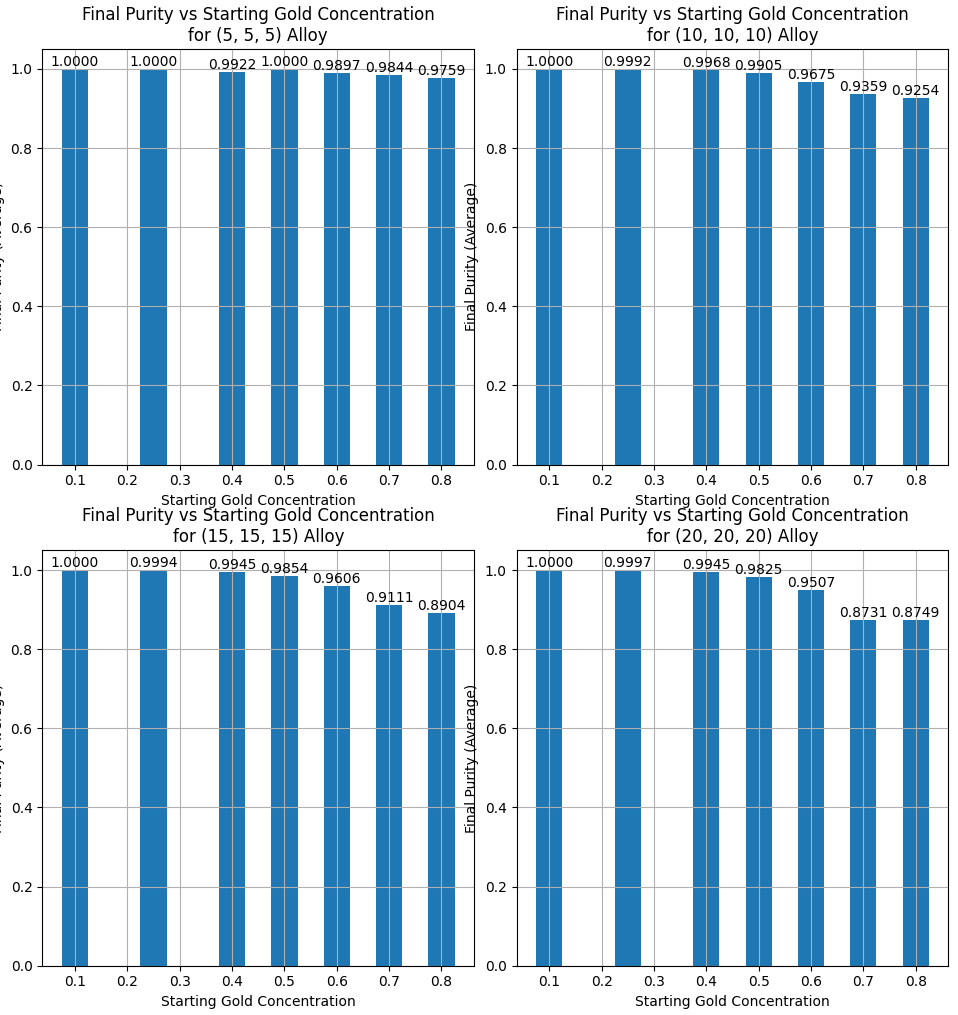

Recreate this plot in Python.
import numpy as np
import matplotlib.pyplot as plt
import inquarting

sizes = [(5, 5, 5), (10, 10, 10), (15, 15, 15), (20, 20, 20)]
gold_ratios = [0.1, 0.25, 0.4, 0.5, 0.6, 0.7, 0.8]
impurity_ratio = 0.01
num_simulations = 10

purity_results = {size: {gold_ratio: [] for gold_ratio in gold_ratios} for size in sizes}

# run the simulation
for size in sizes:
    for gold_ratio in gold_ratios:
        for _ in range(num_simulations):
            alloy_mixture = inquarting.create_alloy_array(size, gold_ratio, 1 - gold_ratio - impurity_ratio, impurity_ratio)
            dissolved_alloy = inquarting.simulate_nitric_acid(alloy_mixture.copy())
            num_gold = np.count_nonzero(dissolved_alloy == 1)
            num_silver_dissolved = np.count_nonzero(dissolved_alloy == 2)
            num_silver = np.count_nonzero(alloy_mixture == 0)
            num_remaining = num_gold + num_silver - num_silver_dissolved
            final_purity = num_gold / num_remaining
            purity_results[size][gold_ratio].append((num_gold, num_remaining, final_purity))

# Calculate and print the average purity for the alloys at each gold concentration
for size in sizes:
    print(f"Average purity for the {size} alloy at each gold concentration:")
    for gold_ratio in gold_ratios:
        avg_num_gold = np.mean([result[0] for result in purity_results[size][gold_ratio]])
        avg_num_remaining = np.mean([result[1] for result in purity_results[size][gold_ratio]])
        avg_final_purity = np.mean([result[2] for result in purity_results[size][gold_ratio]])
        print(f"Gold ratio {gold_ratio:.2f}: Average final purity {avg_final_purity:.4f} (Gold: {avg_num_gold:.2f}, Total Remaining: {avg_num_remaining:.2f})")
    print()

# Function to plot purity vs starting gold concentration for a given size
def plot_purity_vs_gold_concentration(ax, size, gold_ratios, purity_results):
    gold_concentrations = []
    final_purities = []
    for gold_ratio in gold_ratios:
        avg_final_purity = np.mean([result[2] for result in purity_results[size][gold_ratio]])
        gold_concentrations.append(gold_ratio)
        final_purities.append(avg_final_purity)
    bars = ax.bar(gold_concentrations, final_purities, width=0.05)
    ax.set_xlabel('Starting Gold Concentration')
    ax.set_ylabel('Final Purity (Average)')
    ax.set_title(f'Final Purity vs Starting Gold Concentration\nfor {size} Alloy')
    ax.grid(True)
    for bar in bars:
        yval = bar.get_height()
        ax.text(bar.get_x() + bar.get_width()/2.0, yval, f'{yval:.4f}', ha='center', va='bottom')

# Create subplots for each size
fig, axes = plt.subplots(2, 2, figsize=(15, 12))
axes = axes.flatten()

for ax, size in zip(axes, sizes):
    plot_purity_vs_gold_concentration(ax, size, gold_ratios, purity_results)

plt.tight_layout()
plt.show()
